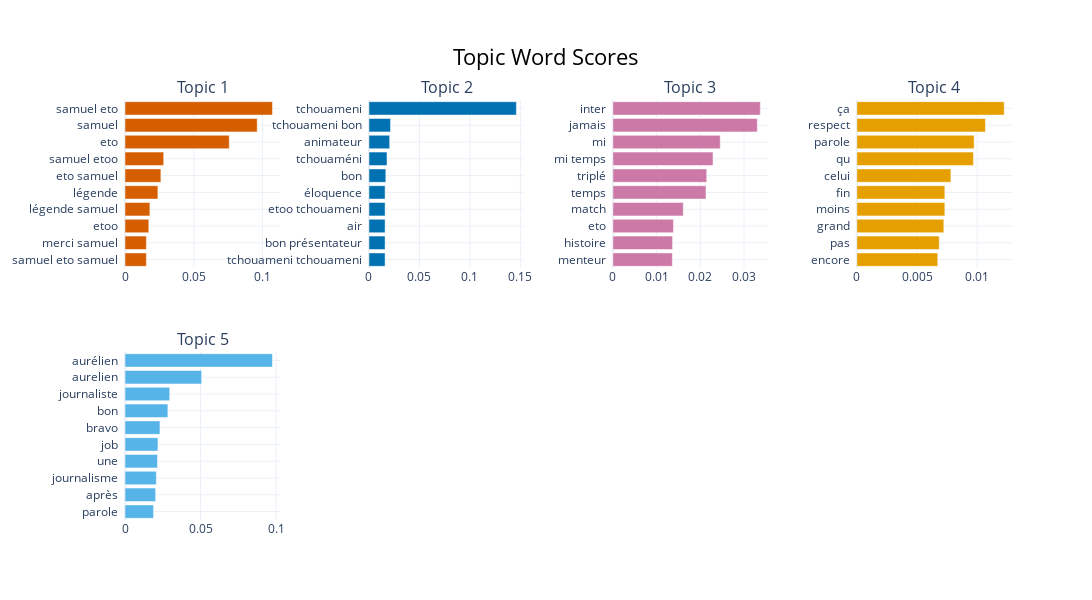

Notebook cell for this chart:
### Code cell
topic_model.visualize_barchart(n_words=10, topics=[1,2,3,4,5, ], height=300, width=300)

### Figure 1 — Plotly figure (JSON) as saved in the notebook; plotly's stock layout.template omitted (floating-point values rounded to 4 significant figures)
{"data": [{"marker": {"color": "#D55E00"}, "orientation": "h", "type": "bar", "x": [0.01555, 0.01555, 0.0173, 0.01808, 0.02388, 0.02607, 0.0281, 0.07574, 0.09605, 0.1071], "xaxis": "x", "y": ["samuel eto samuel  ", "merci samuel  ", "etoo  ", "légende samuel  ", "légende  ", "eto samuel  ", "samuel etoo  ", "eto  ", "samuel  ", "samuel eto  "], "yaxis": "y"}, {"marker": {"color": "#0072B2"}, "orientation": "h", "type": "bar", "x": [0.01601, 0.01601, 0.01601, 0.01601, 0.01601, 0.01672, 0.01791, 0.02053, 0.02138, 0.146], "xaxis": "x2", "y": ["tchouameni tchouameni  ", "bon présentateur  ", "air  ", "etoo tchouameni  ", "éloquence  ", "bon  ", "tchouaméni  ", "animateur  ", "tchouameni bon  ", "tchouameni  "], "yaxis": "y2"}, {"marker": {"color": "#CC79A7"}, "orientation": "h", "type": "bar", "x": [0.01361, 0.01366, 0.01386, 0.0161, 0.0213, 0.02147, 0.02291, 0.02455, 0.03304, 0.03372], "xaxis": "x3", "y": ["menteur  ", "histoire  ", "eto  ", "match  ", "temps  ", "triplé  ", "mi temps  ", "mi  ", "jamais  ", "inter  "], "yaxis": "y3"}, {"marker": {"color": "#E69F00"}, "orientation": "h", "type": "bar", "x": [0.006722, 0.006845, 0.007227, 0.007311, 0.007311, 0.007813, 0.009684, 0.009742, 0.01068, 0.01224], "xaxis": "x4", "y": ["encore  ", "pas  ", "grand  ", "moins  ", "fin  ", "celui  ", "qu  ", "parole  ", "respect  ", "ça  "], "yaxis": "y4"}, {"marker": {"color": "#56B4E9"}, "orientation": "h", "type": "bar", "x": [0.01891, 0.0203, 0.02075, 0.02152, 0.02181, 0.02315, 0.02839, 0.0296, 0.05075, 0.09763], "xaxis": "x5", "y": ["parole  ", "après  ", "journalisme  ", "une  ", "job  ", "bravo  ", "bon  ", "journaliste  ", "aurelien  ", "aurélien  "], "yaxis": "y5"}], "layout": {"annotations": [{"font": {"size": 16}, "showarrow": false, "text": "Topic 1", "x": 0.0875, "xanchor": "center", "xref": "paper", "y": 1, "yanchor": "bottom", "yref": "paper"}, {"font": {"size": 16}, "showarrow": false, "text": "Topic 2", "x": 0.3625, "xanchor": "center", "xref": "paper", "y": 1, "yanchor": "bottom", "yref": "paper"}, {"font": {"size": 16}, "showarrow": false, "text": "Topic 3", "x": 0.6375, "xanchor": "center", "xref": "paper", "y": 1, "yanchor": "bottom", "yref": "paper"}, {"font": {"size": 16}, "showarrow": false, "text": "Topic 4", "x": 0.9125, "xanchor": "center", "xref": "paper", "y": 1, "yanchor": "bottom", "yref": "paper"}, {"font": {"size": 16}, "showarrow": false, "text": "Topic 5", "x": 0.0875, "xanchor": "center", "xref": "paper", "y": 0.4, "yanchor": "bottom", "yref": "paper"}], "height": 600, "hoverlabel": {"bgcolor": "white", "font": {"family": "Rockwell", "size": 16}}, "showlegend": false, "title": {"font": {"color": "Black", "size": 22}, "text": "Topic Word Scores", "x": 0.5, "xanchor": "center", "yanchor": "top"}, "width": 1200, "xaxis": {"anchor": "y", "domain": [0, 0.175], "showgrid": true}, "xaxis2": {"anchor": "y2", "domain": [0.275, 0.45], "showgrid": true}, "xaxis3": {"anchor": "y3", "domain": [0.55, 0.725], "showgrid": true}, "xaxis4": {"anchor": "y4", "domain": [0.825, 1], "showgrid": true}, "xaxis5": {"anchor": "y5", "domain": [0, 0.175], "showgrid": true}, "xaxis6": {"anchor": "y6", "domain": [0.275, 0.45], "showgrid": true}, "xaxis7": {"anchor": "y7", "domain": [0.55, 0.725], "showgrid": true}, "xaxis8": {"anchor": "y8", "domain": [0.825, 1], "showgrid": true}, "yaxis": {"anchor": "x", "domain": [0.6, 1], "showgrid": true}, "yaxis2": {"anchor": "x2", "domain": [0.6, 1], "showgrid": true}, "yaxis3": {"anchor": "x3", "domain": [0.6, 1], "showgrid": true}, "yaxis4": {"anchor": "x4", "domain": [0.6, 1], "showgrid": true}, "yaxis5": {"anchor": "x5", "domain": [0, 0.4], "showgrid": true}, "yaxis6": {"anchor": "x6", "domain": [0, 0.4], "showgrid": true}, "yaxis7": {"anchor": "x7", "domain": [0, 0.4], "showgrid": true}, "yaxis8": {"anchor": "x8", "domain": [0, 0.4], "showgrid": true}}}
